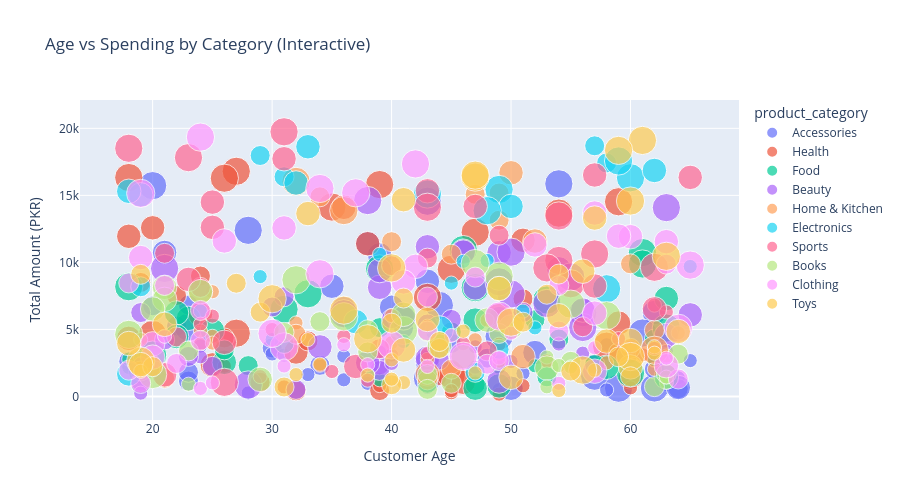

This figure's notebook cell:
### Markdown cell above
## 9. Interactive Visualizations (Plotly)

These charts are interactive. You can hover, zoom, and click on them.

### Code cell
fig = px.scatter(df.sample(500, random_state=42),
    x='age', y='total_amount', color='product_category',
    size='quantity', hover_data=['customer_name', 'city', 'payment_method'],
    title='Age vs Spending by Category (Interactive)',
    labels={'total_amount': 'Total Amount (PKR)', 'age': 'Customer Age'})
fig.update_layout(height=500)
fig.show()

### Figure 1 — Plotly figure (JSON) as saved in the notebook; plotly's stock layout.template omitted (floating-point values rounded to 4 significant figures; data arrays with more than 128 entries replaced by an {"elided": "..."} marker saying what was removed)
{"data": [{"customdata": {"elided": "60x3 str values"}, "hovertemplate": "product_category=Accessories<br>Customer Age=%{x}<br>Total Amount (PKR)=%{y}<br>quantity=%{marker.size}<br>customer_name=%{customdata[0]}<br>city=%{customdata[1]}<br>payment_method=%{customdata[2]}<extra></extra>", "legendgroup": "Accessories", "marker": {"color": "#636efa", "size": [1, 2, 3, 2, 2, 1, 2, 3, 2, 4, 1, 2, 2, 4, 1, 3, 1, 2, 2, 1, 3, 1, 1, 4, 2, 4, 4, 4, 2, 1, 2, 4, 1, 3, 4, 3, 4, 3, 2, 1, 1, 3, 1, 1, 3, 2, 3, 4, 2, 1, 4, 3, 3, 1, 1, 3, 4, 2, 1, 2], "sizemode": "area", "sizeref": 0.01, "symbol": "circle"}, "mode": "markers", "name": "Accessories", "orientation": "v", "showlegend": true, "type": "scatter", "x": [43, 41, 43, 30, 22, 64, 34, 59, 18, 44, 38, 20, 63, 23, 49, 35, 36, 48, 49, 65, 39, 43, 36, 57, 23, 28, 20, 54, 23, 49, 64, 62, 28, 62, 43, 43, 59, 50, 23, 51, 30, 64, 31, 43, 43, 57, 38, 49, 45, 24, 43, 40, 52, 58, 58, 21, 61, 57, 33, 62], "xaxis": "x", "y": [2602, 5082, 1800, 3619, 5256, 1386, 2320, 3078, 2618, 6788, 978, 6762, 1106, 5172, 496, 8222, 1241, 2854, 5972, 2673, 10557, 674, 3011, 1508, 1146, 12392, 15724, 15860, 1801, 2534, 578, 632, 261, 6261, 1364, 2610, 616, 612, 6818, 1719, 3171, 667, 3078, 1100, 8589, 2340, 11409, 4484, 3952, 3764, 14560, 6654, 3273, 3855, 487, 10740, 4731, 2440, 1630, 2050], "yaxis": "y"}, {"customdata": {"elided": "56x3 str values"}, "hovertemplate": "product_category=Health<br>Customer Age=%{x}<br>Total Amount (PKR)=%{y}<br>quantity=%{marker.size}<br>customer_name=%{customdata[0]}<br>city=%{customdata[1]}<br>payment_method=%{customdata[2]}<extra></extra>", "legendgroup": "Health", "marker": {"color": "#EF553B", "size": [1, 1, 1, 4, 3, 1, 4, 4, 4, 3, 3, 1, 1, 3, 1, 2, 1, 2, 4, 2, 4, 3, 1, 1, 1, 4, 3, 4, 4, 3, 2, 2, 2, 1, 1, 4, 3, 3, 1, 3, 4, 4, 2, 4, 4, 2, 2, 4, 1, 2, 3, 1, 2, 2, 3, 1], "sizemode": "area", "sizeref": 0.01, "symbol": "circle"}, "mode": "markers", "name": "Health", "orientation": "v", "showlegend": true, "type": "scatter", "x": [40, 62, 24, 18, 18, 31, 54, 39, 27, 25, 60, 45, 49, 32, 44, 39, 60, 32, 45, 29, 35, 18, 61, 26, 53, 58, 51, 47, 27, 38, 51, 36, 24, 49, 60, 45, 24, 46, 45, 59, 43, 49, 22, 59, 26, 26, 19, 20, 51, 33, 20, 39, 41, 59, 36, 34], "xaxis": "x", "y": [3087, 2698, 3916, 16328, 4332, 712, 13676, 15803, 4716, 2355, 1455, 278, 3895, 3315, 1342, 440, 2982, 418, 1604, 1058, 14128, 11946, 3106, 2260, 2642, 3752, 11646, 12250, 16796, 11388, 7278, 5904, 8984, 171, 642, 9490, 6105, 1056, 431, 5472, 7388, 5892, 7532, 14522, 16280, 4362, 8502, 4626, 801, 4140, 12579, 813, 5972, 3270, 14106, 2333], "yaxis": "y"}, {"customdata": {"elided": "46x3 str values"}, "hovertemplate": "product_category=Food<br>Customer Age=%{x}<br>Total Amount (PKR)=%{y}<br>quantity=%{marker.size}<br>customer_name=%{customdata[0]}<br>city=%{customdata[1]}<br>payment_method=%{customdata[2]}<extra></extra>", "legendgroup": "Food", "marker": {"color": "#00cc96", "size": [1, 2, 3, 2, 3, 2, 4, 3, 3, 4, 4, 4, 1, 2, 1, 3, 2, 2, 3, 3, 3, 1, 4, 1, 4, 4, 4, 1, 2, 3, 2, 4, 3, 4, 2, 4, 2, 3, 1, 3, 2, 2, 3, 4, 1, 2], "sizemode": "area", "sizeref": 0.01, "symbol": "circle"}, "mode": "markers", "name": "Food", "orientation": "v", "showlegend": true, "type": "scatter", "x": [49, 62, 25, 54, 41, 28, 63, 23, 26, 53, 18, 60, 43, 26, 18, 22, 47, 39, 49, 58, 47, 18, 47, 52, 31, 46, 33, 39, 57, 19, 19, 20, 63, 39, 31, 61, 52, 22, 19, 63, 45, 53, 47, 61, 62, 43], "xaxis": "x", "y": [2176, 4280, 4917, 4282, 5895, 2301, 5101, 5823, 2544, 7191, 8184, 1736, 2285, 3472, 2166, 6228, 877, 5134, 788, 2180, 617, 2784, 8117, 2286, 6493, 10956, 7660, 1243, 2380, 1848, 922, 3088, 7306, 9516, 3954, 10732, 5724, 4470, 2882, 1446, 4810, 1464, 5695, 9880, 2738, 976], "yaxis": "y"}, {"customdata": {"elided": "57x3 str values"}, "hovertemplate": "product_category=Beauty<br>Customer Age=%{x}<br>Total Amount (PKR)=%{y}<br>quantity=%{marker.size}<br>customer_name=%{customdata[0]}<br>city=%{customdata[1]}<br>payment_method=%{customdata[2]}<extra></extra>", "legendgroup": "Beauty", "marker": {"color": "#ab63fa", "size": [3, 1, 1, 2, 2, 3, 3, 2, 1, 4, 2, 2, 2, 3, 3, 3, 2, 4, 1, 4, 2, 3, 4, 2, 3, 1, 3, 1, 3, 2, 1, 4, 3, 2, 3, 4, 1, 1, 4, 2, 4, 2, 1, 1, 3, 3, 3, 2, 1, 3, 3, 1, 2, 4, 4, 4, 4], "sizemode": "area", "sizeref": 0.01, "symbol": "circle"}, "mode": "markers", "name": "Beauty", "orientation": "v", "showlegend": true, "type": "scatter", "x": [39, 43, 19, 45, 25, 34, 36, 19, 24, 28, 31, 39, 23, 43, 43, 54, 51, 53, 47, 63, 30, 63, 56, 43, 41, 54, 46, 60, 39, 32, 39, 36, 46, 40, 65, 56, 63, 47, 38, 19, 21, 39, 56, 50, 56, 49, 47, 44, 40, 38, 49, 19, 21, 55, 50, 50, 49], "xaxis": "x", "y": [8142, 2913, 2434, 5744, 2244, 3696, 6548, 6258, 2956, 856, 7434, 2356, 2987, 2850, 11166, 9519, 6273, 6936, 2187, 14084, 6673, 4541, 6250, 5407, 5853, 3909, 10836, 3677, 9390, 524, 3311, 6168, 10764, 5797, 6084, 5144, 3367, 3705, 14612, 1128, 9547, 1943, 3230, 2606, 6444, 1152, 8097, 2712, 2463, 2520, 10722, 246, 4220, 8911, 7638, 10764, 8548], "yaxis": "y"}, {"customdata": [["Shahid Hussain", "Faisalabad", "Debit Card"], ["Shahid Abbasi", "Rawalpindi", "Debit Card"], ["Zain Ali", "Lahore", "Cash on Delivery"], ["Imran Malik", "Hyderabad", "Cash on Delivery"], ["Usman Hashmi", "Lahore", "Credit Card"], ["Parveen Sheikh", "Multan", "EasyPaisa"], ["Naila Malik", "Sialkot", "JazzCash"], ["Sumera Malik", "Rawalpindi", "EasyPaisa"], ["Kiran Siddiqui", "Lahore", "Credit Card"], ["Nadeem Mirza", "Multan", "Cash on Delivery"], ["Ayesha Nawaz", "Multan", "Debit Card"], ["Zain Ahmed", "Karachi", "Cash on Delivery"], ["Sobia Ali", "Quetta", "Cash on Delivery"], ["Hira Qureshi", "Peshawar", "EasyPaisa"], ["Uzma Siddiqui", "Rawalpindi", "Cash on Delivery"], ["Waqar Shah", "Lahore", "JazzCash"], ["Amna Raza", "Sialkot", "EasyPaisa"], ["Fahad Ahmed", "Multan", "Debit Card"], ["Sobia Khan", "Lahore", "Debit Card"], ["Mehwish Khan", "Peshawar", "Cash on Delivery"], ["Maryam Hussain", "Islamabad", "EasyPaisa"], ["Usman Iqbal", "Lahore", "Cash on Delivery"], ["Samina Javed", "Lahore", "Debit Card"], ["Parveen Iqbal", "Peshawar", "Debit Card"], ["Ahmed Abbasi", "Faisalabad", "Debit Card"], ["Bilal Hashmi", "Hyderabad", "Credit Card"], ["Asad Chaudhry", "Peshawar", "Debit Card"], ["Zain Ahmed", "Karachi", "Credit Card"], ["Imran Butt", "Sialkot", "EasyPaisa"], ["Iqra Dar", "Quetta", "Credit Card"], ["Naila Javed", "Hyderabad", "Debit Card"], ["Tahira Javed", "Hyderabad", "EasyPaisa"], ["Samina Shah", "Hyderabad", "Credit Card"], ["Ali Ahmed", "Faisalabad", "Debit Card"], ["Junaid Chaudhry", "Karachi", "Debit Card"], ["Maryam Qureshi", "Rawalpindi", "Debit Card"], ["Usman Qureshi", "Rawalpindi", "JazzCash"], ["Ali Javed", "Quetta", "Debit Card"]], "hovertemplate": "product_category=Home & Kitchen<br>Customer Age=%{x}<br>Total Amount (PKR)=%{y}<br>quantity=%{marker.size}<br>customer_name=%{customdata[0]}<br>city=%{customdata[1]}<br>payment_method=%{customdata[2]}<extra></extra>", "legendgroup": "Home & Kitchen", "marker": {"color": "#FFA15A", "size": [4, 3, 1, 1, 2, 2, 1, 2, 2, 1, 1, 2, 2, 2, 1, 4, 1, 1, 1, 3, 2, 1, 2, 1, 2, 3, 2, 1, 3, 2, 3, 4, 2, 1, 1, 1, 2, 1], "sizemode": "area", "sizeref": 0.01, "symbol": "circle"}, "mode": "markers", "name": "Home & Kitchen", "orientation": "v", "showlegend": true, "type": "scatter", "x": [36, 43, 63, 25, 34, 60, 43, 47, 45, 32, 25, 40, 49, 49, 40, 32, 25, 58, 62, 52, 19, 64, 62, 19, 32, 50, 43, 40, 24, 21, 51, 62, 45, 48, 49, 47, 60, 24], "xaxis": "x", "y": [13864, 1677, 3014, 7812, 14890, 9893, 2767, 15077, 10611, 5480, 4486, 11546, 15176, 13146, 4012, 16040, 3982, 2506, 2037, 11592, 1898, 4739, 4936, 4240, 4641, 16684, 1234, 6035, 7827, 1356, 2973, 3448, 2028, 5690, 2636, 4229, 3584, 4887], "yaxis": "y"}, {"customdata": [["Shahid Ahmed", "Sialkot", "Debit Card"], ["Raza Ahmed", "Islamabad", "JazzCash"], ["Asad Ahmed", "Islamabad", "Debit Card"], ["Sumera Malik", "Hyderabad", "EasyPaisa"], ["Bilal Abbasi", "Hyderabad", "EasyPaisa"], ["Amna Qureshi", "Karachi", "Cash on Delivery"], ["Junaid Sheikh", "Faisalabad", "Debit Card"], ["Tahira Butt", "Karachi", "Cash on Delivery"], ["Nadeem Qureshi", "Peshawar", "Cash on Delivery"], ["Kamran Javed", "Multan", "EasyPaisa"], ["Usman Qureshi", "Rawalpindi", "Cash on Delivery"], ["Ayesha Ahmed", "Hyderabad", "JazzCash"], ["Hamza Khan", "Peshawar", "Cash on Delivery"], ["Naila Siddiqui", "Multan", "JazzCash"], ["Maryam Hussain", "Islamabad", "Debit Card"], ["Naila Ahmed", "Karachi", "Credit Card"], ["Junaid Shah", "Hyderabad", "Debit Card"], ["Sobia Ali", "Quetta", "Cash on Delivery"], ["Omar Nawaz", "Karachi", "Debit Card"], ["Sumera Malik", "Hyderabad", "JazzCash"], ["Rabia Hussain", "Islamabad", "Debit Card"], ["Parveen Dar", "Islamabad", "Credit Card"], ["Uzma Iqbal", "Hyderabad", "Credit Card"], ["Fahad Nawaz", "Hyderabad", "Credit Card"], ["Nadeem Khan", "Rawalpindi", "EasyPaisa"], ["Maryam Dar", "Peshawar", "Debit Card"], ["Zara Sheikh", "Islamabad", "JazzCash"], ["Mehwish Mirza", "Karachi", "Credit Card"], ["Amna Shah", "Islamabad", "Credit Card"], ["Uzma Ali", "Lahore", "Debit Card"], ["Faisal Iqbal", "Faisalabad", "Credit Card"], ["Hira Hussain", "Faisalabad", "Debit Card"], ["Noor Ali", "Lahore", "Debit Card"], ["Sobia Hashmi", "Multan", "Credit Card"]], "hovertemplate": "product_category=Electronics<br>Customer Age=%{x}<br>Total Amount (PKR)=%{y}<br>quantity=%{marker.size}<br>customer_name=%{customdata[0]}<br>city=%{customdata[1]}<br>payment_method=%{customdata[2]}<extra></extra>", "legendgroup": "Electronics", "marker": {"color": "#19d3f3", "size": [1, 1, 1, 2, 4, 4, 1, 3, 3, 2, 4, 1, 4, 2, 2, 2, 4, 2, 3, 4, 1, 1, 1, 3, 3, 1, 2, 1, 3, 1, 1, 3, 3, 4], "sizemode": "area", "sizeref": 0.01, "symbol": "circle"}, "mode": "markers", "name": "Electronics", "orientation": "v", "showlegend": true, "type": "scatter", "x": [39, 29, 41, 58, 49, 43, 52, 19, 50, 47, 60, 46, 44, 29, 19, 31, 59, 49, 18, 58, 24, 38, 65, 32, 37, 45, 57, 51, 18, 30, 48, 62, 33, 48], "xaxis": "x", "y": [10601, 8940, 4100, 17416, 15440, 15100, 5116, 15039, 14178, 1804, 16312, 10079, 4970, 17972, 8182, 16386, 17564, 3516, 1680, 8032, 6370, 1624, 9695, 15924, 5577, 8455, 18696, 6371, 15303, 4247, 10142, 16857, 18625, 13856], "yaxis": "y"}, {"customdata": {"elided": "49x3 str values"}, "hovertemplate": "product_category=Sports<br>Customer Age=%{x}<br>Total Amount (PKR)=%{y}<br>quantity=%{marker.size}<br>customer_name=%{customdata[0]}<br>city=%{customdata[1]}<br>payment_method=%{customdata[2]}<extra></extra>", "legendgroup": "Sports", "marker": {"color": "#FF6692", "size": [4, 3, 1, 4, 4, 1, 4, 1, 2, 4, 1, 1, 2, 1, 1, 3, 3, 2, 1, 3, 1, 1, 1, 3, 2, 4, 2, 1, 3, 4, 2, 3, 3, 2, 4, 2, 4, 3, 4, 3, 1, 4, 3, 1, 3, 1, 1, 3, 2], "sizemode": "area", "sizeref": 0.01, "symbol": "circle"}, "mode": "markers", "name": "Sports", "orientation": "v", "showlegend": true, "type": "scatter", "x": [31, 25, 62, 26, 55, 59, 18, 43, 48, 23, 25, 63, 40, 36, 35, 37, 47, 22, 29, 25, 38, 62, 43, 31, 39, 62, 56, 24, 62, 54, 24, 43, 21, 49, 57, 43, 43, 23, 53, 26, 30, 54, 65, 20, 57, 20, 46, 57, 21], "xaxis": "x", "y": [19740, 14496, 3583, 1054, 8404, 4311, 18512, 3193, 3398, 17812, 5993, 6301, 9752, 4481, 1860, 2235, 14172, 4442, 1481, 12615, 1213, 6808, 5241, 17730, 3562, 9636, 5200, 5399, 6534, 10144, 8132, 15343, 1612, 12026, 10628, 10319, 14112, 8731, 9588, 4037, 4991, 13463, 16341, 1969, 16519, 2573, 3938, 8238, 10676], "yaxis": "y"}, {"customdata": {"elided": "43x3 str values"}, "hovertemplate": "product_category=Books<br>Customer Age=%{x}<br>Total Amount (PKR)=%{y}<br>quantity=%{marker.size}<br>customer_name=%{customdata[0]}<br>city=%{customdata[1]}<br>payment_method=%{customdata[2]}<extra></extra>", "legendgroup": "Books", "marker": {"color": "#B6E880", "size": [4, 1, 3, 3, 2, 2, 2, 2, 2, 1, 2, 2, 3, 4, 1, 4, 2, 4, 3, 3, 4, 1, 3, 4, 4, 1, 3, 2, 2, 1, 3, 3, 3, 2, 1, 4, 2, 2, 4, 2, 3, 3, 2], "sizemode": "area", "sizeref": 0.01, "symbol": "circle"}, "mode": "markers", "name": "Books", "orientation": "v", "showlegend": true, "type": "scatter", "x": [36, 53, 50, 53, 43, 44, 38, 43, 45, 53, 55, 49, 48, 55, 23, 32, 64, 49, 29, 49, 41, 54, 44, 18, 47, 63, 21, 62, 23, 55, 21, 20, 24, 63, 63, 20, 34, 31, 58, 43, 46, 41, 38], "xaxis": "x", "y": [5947, 2940, 5187, 2119, 1646, 4094, 4976, 526, 983, 719, 2620, 4701, 5697, 6884, 912, 8701, 3154, 8968, 1272, 8037, 4924, 2309, 3768, 4628, 9912, 1055, 8139, 730, 3393, 2199, 7242, 6522, 7818, 1694, 1440, 1638, 5580, 4782, 6028, 4848, 2967, 6126, 3321], "yaxis": "y"}, {"customdata": {"elided": "57x3 str values"}, "hovertemplate": "product_category=Clothing<br>Customer Age=%{x}<br>Total Amount (PKR)=%{y}<br>quantity=%{marker.size}<br>customer_name=%{customdata[0]}<br>city=%{customdata[1]}<br>payment_method=%{customdata[2]}<extra></extra>", "legendgroup": "Clothing", "marker": {"color": "#FF97FF", "size": [3, 1, 2, 3, 2, 2, 2, 2, 3, 3, 2, 2, 1, 3, 2, 2, 2, 3, 3, 4, 4, 1, 2, 3, 4, 2, 2, 1, 3, 4, 3, 3, 1, 4, 2, 1, 3, 1, 1, 3, 4, 4, 2, 1, 3, 4, 1, 1, 4, 4, 4, 1, 4, 2, 3, 1, 4], "sizemode": "area", "sizeref": 0.01, "symbol": "circle"}, "mode": "markers", "name": "Clothing", "orientation": "v", "showlegend": true, "type": "scatter", "x": [31, 43, 21, 20, 43, 19, 18, 43, 57, 57, 63, 47, 50, 60, 64, 48, 54, 26, 63, 40, 34, 57, 24, 57, 19, 54, 24, 36, 59, 31, 20, 63, 49, 34, 49, 31, 42, 54, 24, 41, 49, 64, 18, 25, 19, 30, 45, 38, 42, 65, 37, 21, 46, 22, 52, 63, 24], "xaxis": "x", "y": [12571, 2239, 8278, 3921, 4898, 970, 1960, 7414, 1884, 13680, 9868, 8904, 4725, 11916, 1302, 2404, 8276, 11598, 2292, 3838, 9148, 3635, 6418, 6213, 15148, 4883, 4181, 3860, 11957, 3704, 2931, 11544, 2869, 15512, 2669, 2269, 9705, 980, 598, 8541, 5992, 5084, 8466, 1010, 10360, 4704, 4546, 2376, 17344, 9796, 15188, 4489, 3004, 2462, 11301, 2859, 19344], "yaxis": "y"}, {"customdata": {"elided": "60x3 str values"}, "hovertemplate": "product_category=Toys<br>Customer Age=%{x}<br>Total Amount (PKR)=%{y}<br>quantity=%{marker.size}<br>customer_name=%{customdata[0]}<br>city=%{customdata[1]}<br>payment_method=%{customdata[2]}<extra></extra>", "legendgroup": "Toys", "marker": {"color": "#FECB52", "size": [1, 3, 3, 1, 4, 1, 3, 3, 4, 1, 3, 2, 4, 3, 2, 3, 1, 4, 2, 2, 3, 2, 4, 1, 3, 4, 4, 1, 4, 1, 2, 2, 3, 2, 2, 4, 2, 4, 1, 4, 2, 4, 1, 4, 1, 2, 3, 3, 2, 1, 2, 4, 3, 3, 1, 3, 3, 2, 2, 1], "sizemode": "area", "sizeref": 0.01, "symbol": "circle"}, "mode": "markers", "name": "Toys", "orientation": "v", "showlegend": true, "type": "scatter", "x": [57, 64, 33, 40, 19, 41, 60, 60, 60, 32, 56, 29, 56, 50, 40, 21, 54, 61, 60, 54, 58, 53, 50, 46, 57, 38, 30, 19, 36, 40, 20, 40, 49, 55, 19, 47, 51, 40, 33, 60, 44, 47, 34, 63, 62, 59, 41, 41, 41, 38, 27, 59, 19, 43, 62, 54, 18, 44, 31, 47], "xaxis": "x", "y": [1952, 4845, 13641, 2735, 2632, 1035, 2205, 4170, 2978, 1630, 9342, 6288, 1962, 1428, 874, 5378, 442, 19096, 1470, 9128, 4130, 7624, 5544, 4868, 13308, 4302, 7288, 1881, 6436, 1288, 2222, 5468, 8052, 1892, 9108, 16364, 5542, 9588, 4241, 14576, 3580, 16508, 2405, 10454, 3703, 2956, 3465, 14676, 7340, 1590, 8442, 18354, 2377, 5742, 3229, 6023, 3948, 4098, 704, 1754], "yaxis": "y"}], "layout": {"height": 500, "legend": {"itemsizing": "constant", "title": {"text": "product_category"}, "tracegroupgap": 0}, "title": {"text": "Age vs Spending by Category (Interactive)"}, "xaxis": {"anchor": "y", "domain": [0.0, 1.0], "title": {"text": "Customer Age"}}, "yaxis": {"anchor": "x", "domain": [0.0, 1.0], "title": {"text": "Total Amount (PKR)"}}}}
